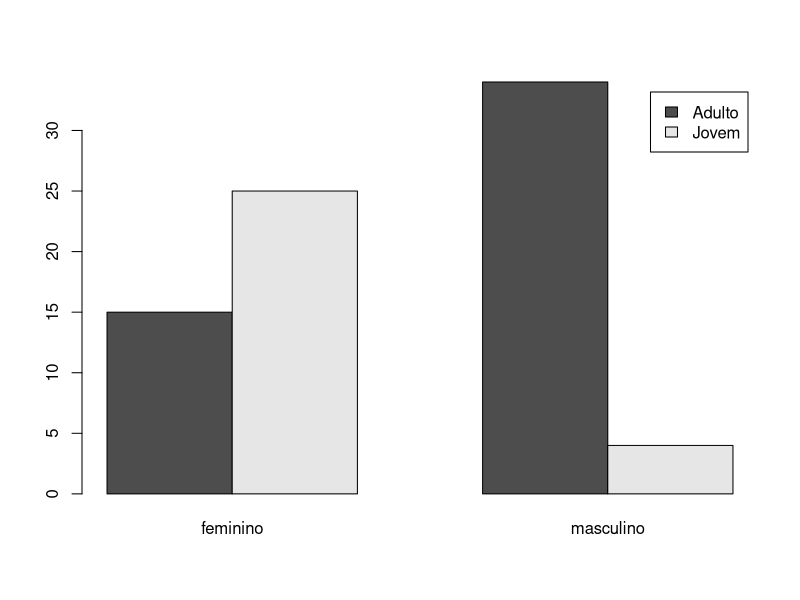
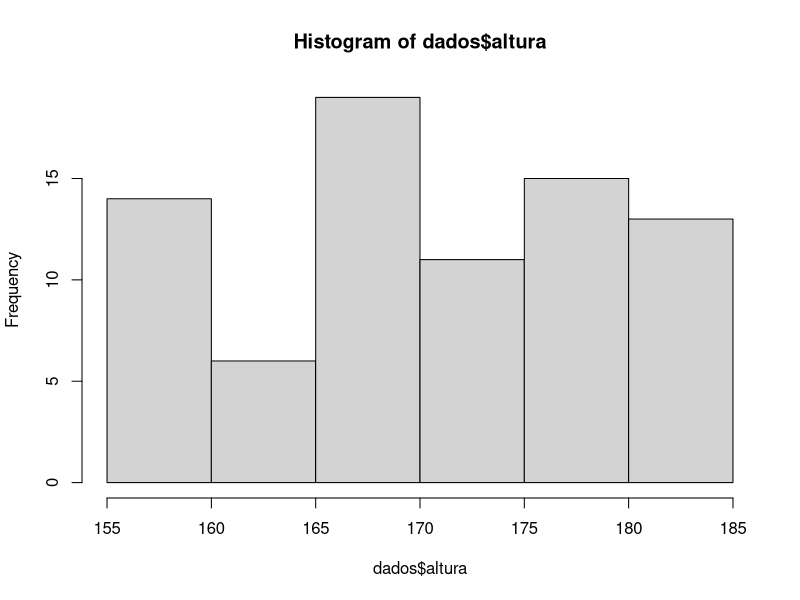
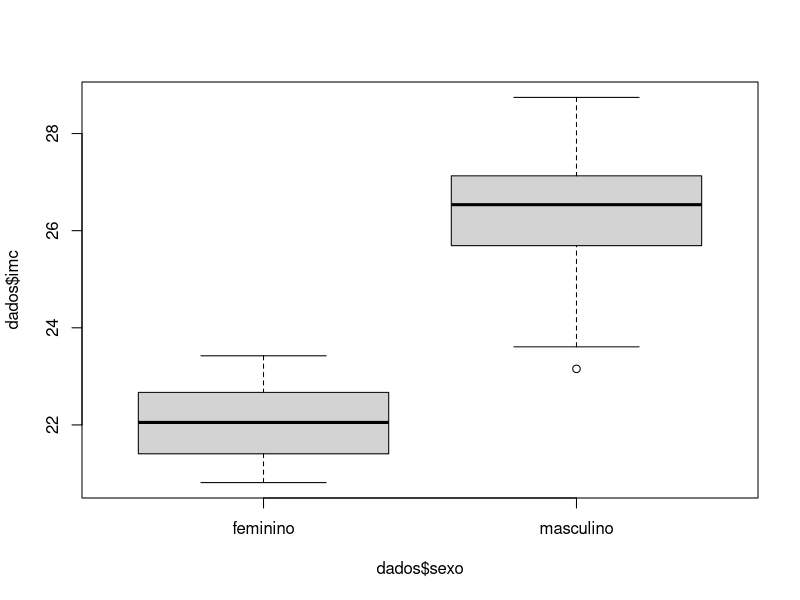

These charts were generated, in order, by the following R code:
#i) Leitura e manipulação dos dados limpos

#ii) analise descritivacom distribuição de frequências e gráficos 

#iii) análise descritiva com medidasdescritivas.


# Script da aula 7 - 06/04 para praticar uso de branches no Git e GitHub


# 1. Leitura e manipulação dos dados
dados = read.csv("dados-aula-7-limpos.csv", header=TRUE, sep = ",")
# ver estrutura
str(dados)
head(dados)

# cálculo de IMC
dados$imc = dados$peso / ((dados$altura/100)^2)

# criando faixas etárias
dados$faixa_etaria = ifelse(dados$idade < 30, "Jovem",
                            ifelse(dados$idade < 60, "Adulto", "Idoso"))
dados$faixa_etaria = factor(dados$faixa_etaria)


# 2. Distribuição de frequências e gráficos

# 2. Distribuição de frequências e gráficos
table(dados$sexo)
barplot(table(dados$faixa_etaria, dados$sexo), beside = TRUE, legend
        = TRUE)
hist(dados$altura)
boxplot(dados$imc ~ dados$sexo)

# use comandos para distribuição de frequências de sexo, gráfico de
#colunas para faixa_etaria por sexo, histograma de altura, boxplot de
#IMC por sexo

# 3. Medidas descritivas

# (PREENCHER NA BRANCH analise-medidas)

# use comandos de cálculo de mínimo, máximo, média, mediana e
#desvio-padrão para idade, altura, peso e IMC
